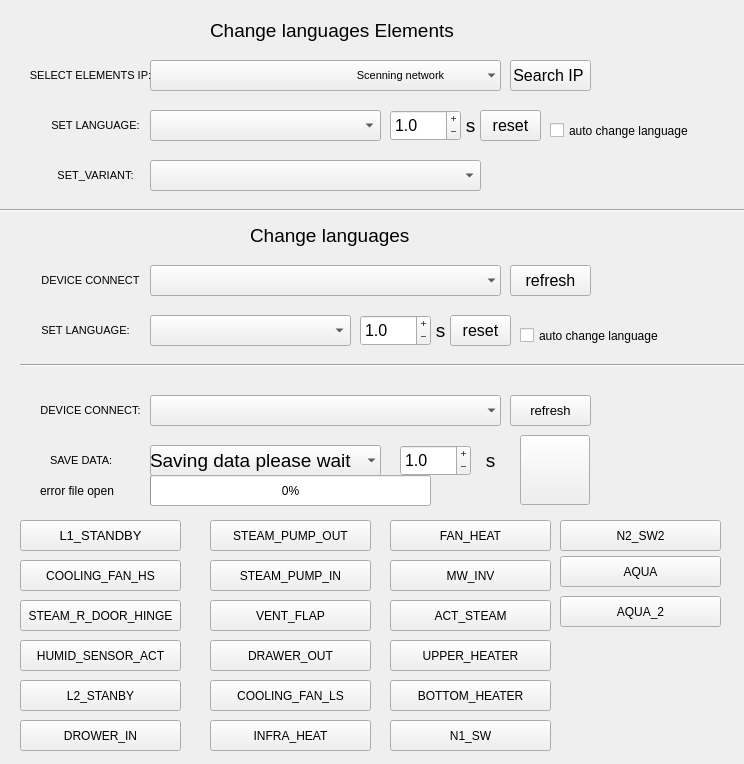
<?xml version="1.0" encoding="UTF-8"?>
<ui version="4.0">
 <class>progress_label</class>
 <widget class="QWidget" name="progress_label">
  <property name="geometry">
   <rect>
    <x>0</x>
    <y>0</y>
    <width>744</width>
    <height>764</height>
   </rect>
  </property>
  <property name="windowTitle">
   <string>Form</string>
  </property>
  <widget class="QPushButton" name="deviceDisconnect">
   <property name="geometry">
    <rect>
     <x>510</x>
     <y>395</y>
     <width>81</width>
     <height>31</height>
    </rect>
   </property>
   <property name="font">
    <font>
     <pointsize>10</pointsize>
    </font>
   </property>
   <property name="text">
    <string>refresh</string>
   </property>
  </widget>
  <widget class="QComboBox" name="DeviceConnect">
   <property name="geometry">
    <rect>
     <x>150</x>
     <y>395</y>
     <width>351</width>
     <height>31</height>
    </rect>
   </property>
   <property name="font">
    <font>
     <pointsize>12</pointsize>
     <weight>50</weight>
     <italic>false</italic>
     <bold>false</bold>
    </font>
   </property>
   <property name="frame">
    <bool>false</bool>
   </property>
  </widget>
  <widget class="QLabel" name="device_connect">
   <property name="geometry">
    <rect>
     <x>30</x>
     <y>385</y>
     <width>121</width>
     <height>51</height>
    </rect>
   </property>
   <property name="font">
    <font>
     <pointsize>8</pointsize>
     <weight>50</weight>
     <italic>false</italic>
     <bold>false</bold>
    </font>
   </property>
   <property name="frameShape">
    <enum>QFrame::NoFrame</enum>
   </property>
   <property name="frameShadow">
    <enum>QFrame::Plain</enum>
   </property>
   <property name="text">
    <string>DEVICE CONNECT:</string>
   </property>
   <property name="alignment">
    <set>Qt::AlignCenter</set>
   </property>
  </widget>
  <widget class="QPushButton" name="RELAY_6">
   <property name="geometry">
    <rect>
     <x>210</x>
     <y>520</y>
     <width>161</width>
     <height>31</height>
    </rect>
   </property>
   <property name="text">
    <string>STEAM_PUMP_OUT</string>
   </property>
  </widget>
  <widget class="QPushButton" name="RELAY_5">
   <property name="geometry">
    <rect>
     <x>20</x>
     <y>720</y>
     <width>161</width>
     <height>31</height>
    </rect>
   </property>
   <property name="text">
    <string>DROWER_IN</string>
   </property>
  </widget>
  <widget class="QPushButton" name="RELAY_1">
   <property name="geometry">
    <rect>
     <x>20</x>
     <y>560</y>
     <width>161</width>
     <height>31</height>
    </rect>
   </property>
   <property name="text">
    <string>COOLING_FAN_HS</string>
   </property>
  </widget>
  <widget class="QPushButton" name="RELAY_0">
   <property name="geometry">
    <rect>
     <x>20</x>
     <y>520</y>
     <width>161</width>
     <height>31</height>
    </rect>
   </property>
   <property name="font">
    <font>
     <pointsize>10</pointsize>
     <weight>50</weight>
     <italic>false</italic>
     <bold>false</bold>
    </font>
   </property>
   <property name="mouseTracking">
    <bool>true</bool>
   </property>
   <property name="autoFillBackground">
    <bool>false</bool>
   </property>
   <property name="text">
    <string>L1_STANDBY</string>
   </property>
  </widget>
  <widget class="QPushButton" name="RELAY_4">
   <property name="geometry">
    <rect>
     <x>20</x>
     <y>680</y>
     <width>161</width>
     <height>31</height>
    </rect>
   </property>
   <property name="mouseTracking">
    <bool>true</bool>
   </property>
   <property name="autoFillBackground">
    <bool>false</bool>
   </property>
   <property name="text">
    <string>L2_STANBY</string>
   </property>
  </widget>
  <widget class="QPushButton" name="RELAY_8">
   <property name="geometry">
    <rect>
     <x>210</x>
     <y>600</y>
     <width>161</width>
     <height>31</height>
    </rect>
   </property>
   <property name="text">
    <string>VENT_FLAP</string>
   </property>
  </widget>
  <widget class="QPushButton" name="RELAY_3">
   <property name="geometry">
    <rect>
     <x>20</x>
     <y>640</y>
     <width>161</width>
     <height>31</height>
    </rect>
   </property>
   <property name="text">
    <string>HUMID_SENSOR_ACT</string>
   </property>
  </widget>
  <widget class="QPushButton" name="RELAY_2">
   <property name="geometry">
    <rect>
     <x>20</x>
     <y>600</y>
     <width>161</width>
     <height>31</height>
    </rect>
   </property>
   <property name="inputMethodHints">
    <set>Qt::ImhNone</set>
   </property>
   <property name="text">
    <string>STEAM_R_DOOR_HINGE</string>
   </property>
   <property name="autoExclusive">
    <bool>false</bool>
   </property>
  </widget>
  <widget class="QPushButton" name="RELAY_7">
   <property name="geometry">
    <rect>
     <x>210</x>
     <y>560</y>
     <width>161</width>
     <height>31</height>
    </rect>
   </property>
   <property name="text">
    <string>STEAM_PUMP_IN</string>
   </property>
  </widget>
  <widget class="QPushButton" name="RELAY_11">
   <property name="geometry">
    <rect>
     <x>210</x>
     <y>720</y>
     <width>161</width>
     <height>31</height>
    </rect>
   </property>
   <property name="text">
    <string>INFRA_HEAT</string>
   </property>
  </widget>
  <widget class="QPushButton" name="RELAY_20">
   <property name="geometry">
    <rect>
     <x>560</x>
     <y>596</y>
     <width>161</width>
     <height>31</height>
    </rect>
   </property>
   <property name="text">
    <string>AQUA_2</string>
   </property>
  </widget>
  <widget class="QPushButton" name="RELAY_12">
   <property name="geometry">
    <rect>
     <x>390</x>
     <y>520</y>
     <width>161</width>
     <height>31</height>
    </rect>
   </property>
   <property name="text">
    <string>FAN_HEAT</string>
   </property>
  </widget>
  <widget class="QPushButton" name="RELAY_9">
   <property name="geometry">
    <rect>
     <x>210</x>
     <y>640</y>
     <width>161</width>
     <height>31</height>
    </rect>
   </property>
   <property name="mouseTracking">
    <bool>true</bool>
   </property>
   <property name="autoFillBackground">
    <bool>false</bool>
   </property>
   <property name="text">
    <string>DRAWER_OUT</string>
   </property>
  </widget>
  <widget class="QPushButton" name="RELAY_13">
   <property name="geometry">
    <rect>
     <x>390</x>
     <y>560</y>
     <width>161</width>
     <height>31</height>
    </rect>
   </property>
   <property name="text">
    <string>MW_INV</string>
   </property>
  </widget>
  <widget class="QPushButton" name="RELAY_14">
   <property name="geometry">
    <rect>
     <x>390</x>
     <y>600</y>
     <width>161</width>
     <height>31</height>
    </rect>
   </property>
   <property name="text">
    <string>ACT_STEAM</string>
   </property>
  </widget>
  <widget class="QPushButton" name="RELAY_16">
   <property name="geometry">
    <rect>
     <x>390</x>
     <y>680</y>
     <width>161</width>
     <height>31</height>
    </rect>
   </property>
   <property name="text">
    <string>BOTTOM_HEATER</string>
   </property>
  </widget>
  <widget class="QPushButton" name="RELAY_15">
   <property name="geometry">
    <rect>
     <x>390</x>
     <y>640</y>
     <width>161</width>
     <height>31</height>
    </rect>
   </property>
   <property name="mouseTracking">
    <bool>false</bool>
   </property>
   <property name="autoFillBackground">
    <bool>false</bool>
   </property>
   <property name="text">
    <string>UPPER_HEATER</string>
   </property>
  </widget>
  <widget class="QPushButton" name="RELAY_19">
   <property name="geometry">
    <rect>
     <x>560</x>
     <y>556</y>
     <width>161</width>
     <height>31</height>
    </rect>
   </property>
   <property name="text">
    <string>AQUA</string>
   </property>
  </widget>
  <widget class="QPushButton" name="RELAY_18">
   <property name="geometry">
    <rect>
     <x>560</x>
     <y>520</y>
     <width>161</width>
     <height>31</height>
    </rect>
   </property>
   <property name="mouseTracking">
    <bool>true</bool>
   </property>
   <property name="autoFillBackground">
    <bool>false</bool>
   </property>
   <property name="text">
    <string>N2_SW2</string>
   </property>
  </widget>
  <widget class="QPushButton" name="RELAY_17">
   <property name="geometry">
    <rect>
     <x>390</x>
     <y>720</y>
     <width>161</width>
     <height>31</height>
    </rect>
   </property>
   <property name="text">
    <string>N1_SW</string>
   </property>
  </widget>
  <widget class="QPushButton" name="startStopSaving">
   <property name="geometry">
    <rect>
     <x>520</x>
     <y>435</y>
     <width>70</width>
     <height>70</height>
    </rect>
   </property>
   <property name="toolTip">
    <string/>
   </property>
   <property name="styleSheet">
    <string notr="true">border-right-color: rgb(85, 255, 127);
selection-color: rgb(255, 170, 0);</string>
   </property>
   <property name="text">
    <string/>
   </property>
   <property name="iconSize">
    <size>
     <width>68</width>
     <height>68</height>
    </size>
   </property>
  </widget>
  <widget class="QLabel" name="label_connect_2">
   <property name="geometry">
    <rect>
     <x>470</x>
     <y>445</y>
     <width>41</width>
     <height>31</height>
    </rect>
   </property>
   <property name="font">
    <font>
     <pointsize>14</pointsize>
     <weight>50</weight>
     <italic>false</italic>
     <bold>false</bold>
    </font>
   </property>
   <property name="frameShape">
    <enum>QFrame::NoFrame</enum>
   </property>
   <property name="frameShadow">
    <enum>QFrame::Plain</enum>
   </property>
   <property name="text">
    <string>s</string>
   </property>
   <property name="alignment">
    <set>Qt::AlignCenter</set>
   </property>
  </widget>
  <widget class="QDoubleSpinBox" name="excelRefresh">
   <property name="geometry">
    <rect>
     <x>400</x>
     <y>445</y>
     <width>71</width>
     <height>31</height>
    </rect>
   </property>
   <property name="font">
    <font>
     <pointsize>12</pointsize>
     <weight>50</weight>
     <italic>false</italic>
     <bold>false</bold>
     <strikeout>false</strikeout>
    </font>
   </property>
   <property name="buttonSymbols">
    <enum>QAbstractSpinBox::PlusMinus</enum>
   </property>
   <property name="correctionMode">
    <enum>QAbstractSpinBox::CorrectToPreviousValue</enum>
   </property>
   <property name="decimals">
    <number>1</number>
   </property>
   <property name="minimum">
    <double>0.200000000000000</double>
   </property>
   <property name="maximum">
    <double>3600.000000000000000</double>
   </property>
   <property name="singleStep">
    <double>1.000000000000000</double>
   </property>
   <property name="value">
    <double>1.000000000000000</double>
   </property>
  </widget>
  <widget class="QComboBox" name="ExcelFile">
   <property name="enabled">
    <bool>true</bool>
   </property>
   <property name="geometry">
    <rect>
     <x>150</x>
     <y>445</y>
     <width>231</width>
     <height>31</height>
    </rect>
   </property>
   <property name="font">
    <font>
     <pointsize>12</pointsize>
     <weight>50</weight>
     <italic>false</italic>
     <bold>false</bold>
    </font>
   </property>
   <property name="frame">
    <bool>false</bool>
   </property>
  </widget>
  <widget class="QLabel" name="label_errorSaveFile">
   <property name="geometry">
    <rect>
     <x>40</x>
     <y>465</y>
     <width>471</width>
     <height>51</height>
    </rect>
   </property>
   <property name="font">
    <font>
     <pointsize>9</pointsize>
     <weight>50</weight>
     <italic>false</italic>
     <bold>false</bold>
    </font>
   </property>
   <property name="text">
    <string>error file open</string>
   </property>
  </widget>
  <widget class="QLabel" name="label_saveFile">
   <property name="geometry">
    <rect>
     <x>50</x>
     <y>435</y>
     <width>101</width>
     <height>51</height>
    </rect>
   </property>
   <property name="font">
    <font>
     <pointsize>8</pointsize>
     <weight>50</weight>
     <italic>false</italic>
     <bold>false</bold>
    </font>
   </property>
   <property name="text">
    <string>SAVE DATA:</string>
   </property>
  </widget>
  <widget class="QPushButton" name="RELAY_10">
   <property name="geometry">
    <rect>
     <x>210</x>
     <y>680</y>
     <width>161</width>
     <height>31</height>
    </rect>
   </property>
   <property name="text">
    <string>COOLING_FAN_LS</string>
   </property>
  </widget>
  <widget class="QProgressBar" name="savingBar">
   <property name="geometry">
    <rect>
     <x>150</x>
     <y>475</y>
     <width>281</width>
     <height>31</height>
    </rect>
   </property>
   <property name="value">
    <number>0</number>
   </property>
   <property name="textDirection">
    <enum>QProgressBar::TopToBottom</enum>
   </property>
  </widget>
  <widget class="QLabel" name="backupSave">
   <property name="geometry">
    <rect>
     <x>150</x>
     <y>445</y>
     <width>261</width>
     <height>31</height>
    </rect>
   </property>
   <property name="font">
    <font>
     <pointsize>14</pointsize>
    </font>
   </property>
   <property name="text">
    <string>Saving data please wait</string>
   </property>
  </widget>
  <widget class="QComboBox" name="setLanguage">
   <property name="geometry">
    <rect>
     <x>150</x>
     <y>315</y>
     <width>201</width>
     <height>31</height>
    </rect>
   </property>
   <property name="font">
    <font>
     <pointsize>14</pointsize>
     <weight>50</weight>
     <italic>false</italic>
     <bold>false</bold>
    </font>
   </property>
  </widget>
  <widget class="QLabel" name="label_connect_3">
   <property name="geometry">
    <rect>
     <x>420</x>
     <y>315</y>
     <width>41</width>
     <height>31</height>
    </rect>
   </property>
   <property name="font">
    <font>
     <pointsize>14</pointsize>
     <weight>50</weight>
     <italic>false</italic>
     <bold>false</bold>
    </font>
   </property>
   <property name="frameShape">
    <enum>QFrame::NoFrame</enum>
   </property>
   <property name="frameShadow">
    <enum>QFrame::Plain</enum>
   </property>
   <property name="text">
    <string>s</string>
   </property>
   <property name="alignment">
    <set>Qt::AlignCenter</set>
   </property>
  </widget>
  <widget class="QLabel" name="label_connect">
   <property name="geometry">
    <rect>
     <x>30</x>
     <y>305</y>
     <width>111</width>
     <height>51</height>
    </rect>
   </property>
   <property name="font">
    <font>
     <pointsize>8</pointsize>
     <weight>50</weight>
     <italic>false</italic>
     <bold>false</bold>
    </font>
   </property>
   <property name="frameShape">
    <enum>QFrame::NoFrame</enum>
   </property>
   <property name="frameShadow">
    <enum>QFrame::Plain</enum>
   </property>
   <property name="text">
    <string>SET LANGUAGE:</string>
   </property>
   <property name="alignment">
    <set>Qt::AlignCenter</set>
   </property>
  </widget>
  <widget class="QDoubleSpinBox" name="change_language_time">
   <property name="geometry">
    <rect>
     <x>360</x>
     <y>315</y>
     <width>71</width>
     <height>31</height>
    </rect>
   </property>
   <property name="font">
    <font>
     <pointsize>12</pointsize>
     <weight>50</weight>
     <italic>false</italic>
     <bold>false</bold>
     <strikeout>false</strikeout>
    </font>
   </property>
   <property name="buttonSymbols">
    <enum>QAbstractSpinBox::PlusMinus</enum>
   </property>
   <property name="correctionMode">
    <enum>QAbstractSpinBox::CorrectToPreviousValue</enum>
   </property>
   <property name="decimals">
    <number>1</number>
   </property>
   <property name="minimum">
    <double>0.100000000000000</double>
   </property>
   <property name="maximum">
    <double>120.000000000000000</double>
   </property>
   <property name="singleStep">
    <double>1.000000000000000</double>
   </property>
   <property name="value">
    <double>1.000000000000000</double>
   </property>
  </widget>
  <widget class="QLabel" name="device_connect_lang">
   <property name="geometry">
    <rect>
     <x>30</x>
     <y>255</y>
     <width>121</width>
     <height>51</height>
    </rect>
   </property>
   <property name="font">
    <font>
     <pointsize>8</pointsize>
     <weight>50</weight>
     <italic>false</italic>
     <bold>false</bold>
    </font>
   </property>
   <property name="frameShape">
    <enum>QFrame::NoFrame</enum>
   </property>
   <property name="frameShadow">
    <enum>QFrame::Plain</enum>
   </property>
   <property name="text">
    <string>DEVICE CONNECT</string>
   </property>
   <property name="alignment">
    <set>Qt::AlignCenter</set>
   </property>
  </widget>
  <widget class="QCheckBox" name="checkBox_auto_lang">
   <property name="geometry">
    <rect>
     <x>520</x>
     <y>325</y>
     <width>171</width>
     <height>21</height>
    </rect>
   </property>
   <property name="font">
    <font>
     <pointsize>9</pointsize>
    </font>
   </property>
   <property name="text">
    <string>auto change language</string>
   </property>
  </widget>
  <widget class="QPushButton" name="deviceDisconnect_lang">
   <property name="geometry">
    <rect>
     <x>510</x>
     <y>265</y>
     <width>81</width>
     <height>31</height>
    </rect>
   </property>
   <property name="font">
    <font>
     <pointsize>12</pointsize>
    </font>
   </property>
   <property name="text">
    <string>refresh</string>
   </property>
  </widget>
  <widget class="QComboBox" name="DeviceConnectLang">
   <property name="geometry">
    <rect>
     <x>150</x>
     <y>265</y>
     <width>351</width>
     <height>31</height>
    </rect>
   </property>
   <property name="font">
    <font>
     <pointsize>12</pointsize>
     <weight>50</weight>
     <italic>false</italic>
     <bold>false</bold>
    </font>
   </property>
   <property name="frame">
    <bool>false</bool>
   </property>
  </widget>
  <widget class="QPushButton" name="reset_lang">
   <property name="geometry">
    <rect>
     <x>450</x>
     <y>315</y>
     <width>61</width>
     <height>31</height>
    </rect>
   </property>
   <property name="font">
    <font>
     <pointsize>12</pointsize>
    </font>
   </property>
   <property name="text">
    <string>reset</string>
   </property>
   <property name="iconSize">
    <size>
     <width>15</width>
     <height>46</height>
    </size>
   </property>
   <property name="shortcut">
    <string>Ctrl+S</string>
   </property>
   <property name="checkable">
    <bool>false</bool>
   </property>
   <property name="autoRepeatDelay">
    <number>300</number>
   </property>
   <property name="autoRepeatInterval">
    <number>100</number>
   </property>
  </widget>
  <widget class="Line" name="line_8">
   <property name="geometry">
    <rect>
     <x>20</x>
     <y>355</y>
     <width>781</width>
     <height>21</height>
    </rect>
   </property>
   <property name="orientation">
    <enum>Qt::Horizontal</enum>
   </property>
  </widget>
  <widget class="QLabel" name="label">
   <property name="geometry">
    <rect>
     <x>250</x>
     <y>220</y>
     <width>281</width>
     <height>31</height>
    </rect>
   </property>
   <property name="font">
    <font>
     <pointsize>14</pointsize>
    </font>
   </property>
   <property name="text">
    <string>Change languages</string>
   </property>
  </widget>
  <widget class="QCheckBox" name="checkBox_auto_lang_Elements">
   <property name="geometry">
    <rect>
     <x>550</x>
     <y>120</y>
     <width>171</width>
     <height>21</height>
    </rect>
   </property>
   <property name="font">
    <font>
     <pointsize>9</pointsize>
    </font>
   </property>
   <property name="text">
    <string>auto change language</string>
   </property>
  </widget>
  <widget class="QPushButton" name="ip_search">
   <property name="geometry">
    <rect>
     <x>510</x>
     <y>60</y>
     <width>81</width>
     <height>31</height>
    </rect>
   </property>
   <property name="font">
    <font>
     <pointsize>12</pointsize>
    </font>
   </property>
   <property name="text">
    <string>Search IP </string>
   </property>
  </widget>
  <widget class="QLabel" name="label_2">
   <property name="geometry">
    <rect>
     <x>210</x>
     <y>15</y>
     <width>281</width>
     <height>31</height>
    </rect>
   </property>
   <property name="font">
    <font>
     <pointsize>14</pointsize>
    </font>
   </property>
   <property name="text">
    <string>Change languages Elements</string>
   </property>
  </widget>
  <widget class="QPushButton" name="reset_lang_elements">
   <property name="geometry">
    <rect>
     <x>480</x>
     <y>110</y>
     <width>61</width>
     <height>31</height>
    </rect>
   </property>
   <property name="font">
    <font>
     <pointsize>12</pointsize>
    </font>
   </property>
   <property name="text">
    <string>reset</string>
   </property>
   <property name="iconSize">
    <size>
     <width>15</width>
     <height>46</height>
    </size>
   </property>
   <property name="shortcut">
    <string>Ctrl+S</string>
   </property>
   <property name="checkable">
    <bool>false</bool>
   </property>
   <property name="autoRepeatDelay">
    <number>300</number>
   </property>
   <property name="autoRepeatInterval">
    <number>100</number>
   </property>
  </widget>
  <widget class="QComboBox" name="DeviceConnecteElements">
   <property name="geometry">
    <rect>
     <x>150</x>
     <y>60</y>
     <width>351</width>
     <height>31</height>
    </rect>
   </property>
   <property name="font">
    <font>
     <pointsize>12</pointsize>
     <weight>50</weight>
     <italic>false</italic>
     <bold>false</bold>
    </font>
   </property>
   <property name="frame">
    <bool>false</bool>
   </property>
  </widget>
  <widget class="QDoubleSpinBox" name="change_language_time_Elements">
   <property name="geometry">
    <rect>
     <x>390</x>
     <y>110</y>
     <width>71</width>
     <height>31</height>
    </rect>
   </property>
   <property name="font">
    <font>
     <pointsize>12</pointsize>
     <weight>50</weight>
     <italic>false</italic>
     <bold>false</bold>
     <strikeout>false</strikeout>
    </font>
   </property>
   <property name="buttonSymbols">
    <enum>QAbstractSpinBox::PlusMinus</enum>
   </property>
   <property name="correctionMode">
    <enum>QAbstractSpinBox::CorrectToPreviousValue</enum>
   </property>
   <property name="decimals">
    <number>1</number>
   </property>
   <property name="minimum">
    <double>0.100000000000000</double>
   </property>
   <property name="maximum">
    <double>120.000000000000000</double>
   </property>
   <property name="singleStep">
    <double>1.000000000000000</double>
   </property>
   <property name="value">
    <double>1.000000000000000</double>
   </property>
  </widget>
  <widget class="QLabel" name="device_connect_lang_2">
   <property name="geometry">
    <rect>
     <x>30</x>
     <y>50</y>
     <width>121</width>
     <height>51</height>
    </rect>
   </property>
   <property name="font">
    <font>
     <pointsize>8</pointsize>
     <weight>50</weight>
     <italic>false</italic>
     <bold>false</bold>
    </font>
   </property>
   <property name="frameShape">
    <enum>QFrame::NoFrame</enum>
   </property>
   <property name="frameShadow">
    <enum>QFrame::Plain</enum>
   </property>
   <property name="text">
    <string>SELECT ELEMENTS IP:</string>
   </property>
   <property name="alignment">
    <set>Qt::AlignCenter</set>
   </property>
  </widget>
  <widget class="QLabel" name="label_connect_4">
   <property name="geometry">
    <rect>
     <x>450</x>
     <y>110</y>
     <width>41</width>
     <height>31</height>
    </rect>
   </property>
   <property name="font">
    <font>
     <pointsize>14</pointsize>
     <weight>50</weight>
     <italic>false</italic>
     <bold>false</bold>
    </font>
   </property>
   <property name="frameShape">
    <enum>QFrame::NoFrame</enum>
   </property>
   <property name="frameShadow">
    <enum>QFrame::Plain</enum>
   </property>
   <property name="text">
    <string>s</string>
   </property>
   <property name="alignment">
    <set>Qt::AlignCenter</set>
   </property>
  </widget>
  <widget class="QLabel" name="label_connect_5">
   <property name="geometry">
    <rect>
     <x>40</x>
     <y>100</y>
     <width>111</width>
     <height>51</height>
    </rect>
   </property>
   <property name="font">
    <font>
     <pointsize>8</pointsize>
     <weight>50</weight>
     <italic>false</italic>
     <bold>false</bold>
    </font>
   </property>
   <property name="frameShape">
    <enum>QFrame::NoFrame</enum>
   </property>
   <property name="frameShadow">
    <enum>QFrame::Plain</enum>
   </property>
   <property name="text">
    <string>SET LANGUAGE:</string>
   </property>
   <property name="alignment">
    <set>Qt::AlignCenter</set>
   </property>
  </widget>
  <widget class="QComboBox" name="setLanguageElemets">
   <property name="geometry">
    <rect>
     <x>150</x>
     <y>110</y>
     <width>231</width>
     <height>31</height>
    </rect>
   </property>
   <property name="font">
    <font>
     <pointsize>14</pointsize>
     <weight>50</weight>
     <italic>false</italic>
     <bold>false</bold>
    </font>
   </property>
  </widget>
  <widget class="Line" name="line_9">
   <property name="geometry">
    <rect>
     <x>-10</x>
     <y>200</y>
     <width>791</width>
     <height>21</height>
    </rect>
   </property>
   <property name="orientation">
    <enum>Qt::Horizontal</enum>
   </property>
  </widget>
  <widget class="QLabel" name="label_connect_6">
   <property name="geometry">
    <rect>
     <x>40</x>
     <y>150</y>
     <width>111</width>
     <height>51</height>
    </rect>
   </property>
   <property name="font">
    <font>
     <pointsize>8</pointsize>
     <weight>50</weight>
     <italic>false</italic>
     <bold>false</bold>
    </font>
   </property>
   <property name="frameShape">
    <enum>QFrame::NoFrame</enum>
   </property>
   <property name="frameShadow">
    <enum>QFrame::Plain</enum>
   </property>
   <property name="text">
    <string>SET_VARIANT:</string>
   </property>
   <property name="alignment">
    <set>Qt::AlignCenter</set>
   </property>
  </widget>
  <widget class="QComboBox" name="setVariantElements">
   <property name="geometry">
    <rect>
     <x>150</x>
     <y>160</y>
     <width>331</width>
     <height>31</height>
    </rect>
   </property>
   <property name="font">
    <font>
     <pointsize>14</pointsize>
     <weight>50</weight>
     <italic>false</italic>
     <bold>false</bold>
    </font>
   </property>
  </widget>
  <widget class="QLabel" name="progress_label_IP">
   <property name="geometry">
    <rect>
     <x>330</x>
     <y>50</y>
     <width>141</width>
     <height>51</height>
    </rect>
   </property>
   <property name="font">
    <font>
     <pointsize>8</pointsize>
     <weight>50</weight>
     <italic>false</italic>
     <bold>false</bold>
    </font>
   </property>
   <property name="frameShape">
    <enum>QFrame::NoFrame</enum>
   </property>
   <property name="frameShadow">
    <enum>QFrame::Plain</enum>
   </property>
   <property name="text">
    <string>Scenning network</string>
   </property>
   <property name="alignment">
    <set>Qt::AlignCenter</set>
   </property>
  </widget>
 </widget>
 <resources/>
 <connections/>
</ui>
